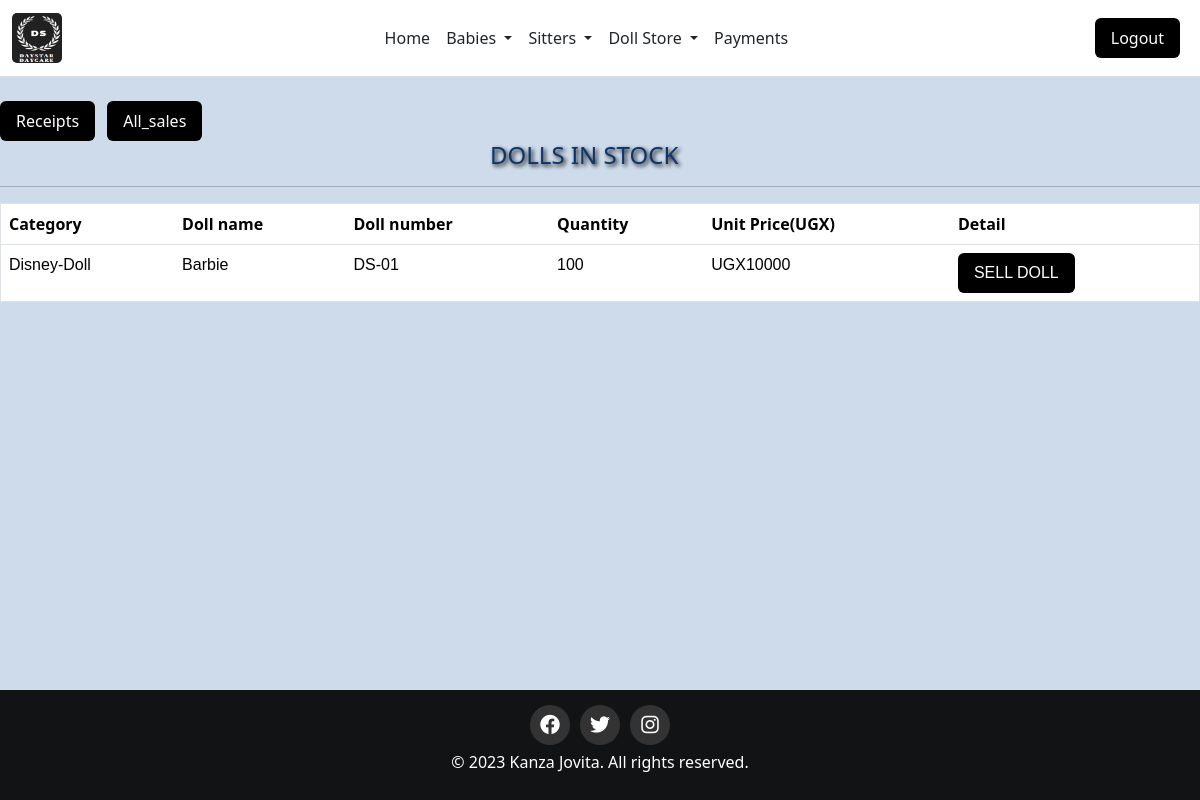
Page /doll/ (signed in) on the committed database.
### home/models.py (models this page shows, shortened)
class Doll(models.Model):
    c_doll=models.ForeignKey(Category_doll, on_delete=models.CASCADE,null=True, blank=True)
    name_of_the_doll =models.CharField(max_length=200,null=True, blank=True)
    doll_number = models.CharField(max_length=200,null=True, blank=True)
    quantity=models.IntegerField(default=0)
    issued_quantity=models.IntegerField(default=0,blank=True,null=True)
    received_quantity=models.IntegerField(default=0,null=True,blank=True)
    Unit_price=models.IntegerField(default=0,null=True, blank=True)
    date=models.DateField(default=timezone.now)

class Category_doll(models.Model):
     name = models.CharField(max_length=100,null=True, blank=True)
     def __str__(self):
         return self.name

### home/views.py (the view)
# urls.py: path('doll/',views.doll,name='doll'),
@login_required
def doll(request):
        dolls=Doll.objects.all()
        return render(request,'doll.html',{'dolls':dolls})

### home/templates/doll.html (shortened to what this page needs)
{% extends 'base.html' %}
{% load static %}
{% block content %}
<br>
    <a  href="{% url 'receipt' %}" class="hover_button" ><input type="submit" value="Receipts" class="btn btn-primary " placeholder="Receipts"/></a>
    <a href="{% url 'all_sales' %}"  class="hover-button"><input type= "submit" value="All_sales" class="btn btn-primary" type="button"/></a>
<div class="table-container">
        <h4 >DOLLS IN  STOCK</h4><hr>
</div>
<table class="table table-bordered">
    <thead class="thead-dark table-bordered">
        <tr>
            <th scope="col" class="project-h1">Category</th>
            <th scope="col" class="project-h1">Doll name</th>
            <th scope="col" class="project-h1">Doll number</th>
            <th scope="col" class="project-h1">Quantity</th>
            <th scope="col" class="project-h1">Unit Price(UGX)</th>
            <th scope="col" class="project-h1">Detail</th>
        </tr>
    </thead>
    {% for doll in dolls %}
    <tbody>
        <tr style="font-family: sans-serif;">
            <td>{{doll.c_doll}}</td>
            <td>{{doll.name_of_the_doll}}</td>
            <td>{{doll.doll_number}}</td>
            <td>{{doll.quantity}}</td>
            <td>UGX{{doll.Unit_price}}</td>
           <div>
            <td >
                <a href="{% url 'dollcorner' doll_id=doll.id %}" class="btn btn-primary">SELL DOLL</a>
            </td>
        </div>
        </tr>
    </tbody>
    {% endfor %}
</table>
{% endblock %}

### home/static/css/main.css (style rules this page uses)
.table th, .table td { padding: 8px; text-align: left; border: none; outline: none; }
.table th { color: black; }
.table th, .table td { white-space: nowrap; }
.table { text-align: center; }

### home/templates/doll.html (style rules this page uses)
h4 { color:#0C356A; text-shadow: 2px 2px 4px #000000; margin-left: 490px; }
body { background-color: rgba(158, 184, 217, 0.5); }
.btn { background-color: #000; color: #fff; border: none; padding: 0.5rem 1rem; margin-right: 0.5rem; cursor: pointer; }
.table { width: 100%; border-collapse: collapse; border: 1px solid #dee2e6; }
th, td { border: 1px solid #dee2e6; padding: 0.75rem; text-align: left; }
th { background-color: #f0f0f0; }

### rows in the picture
Doll: c_doll "Disney-Doll", name_of_the_doll "Barbie", doll_number "DS-01", quantity "100", Unit_price "10000"
